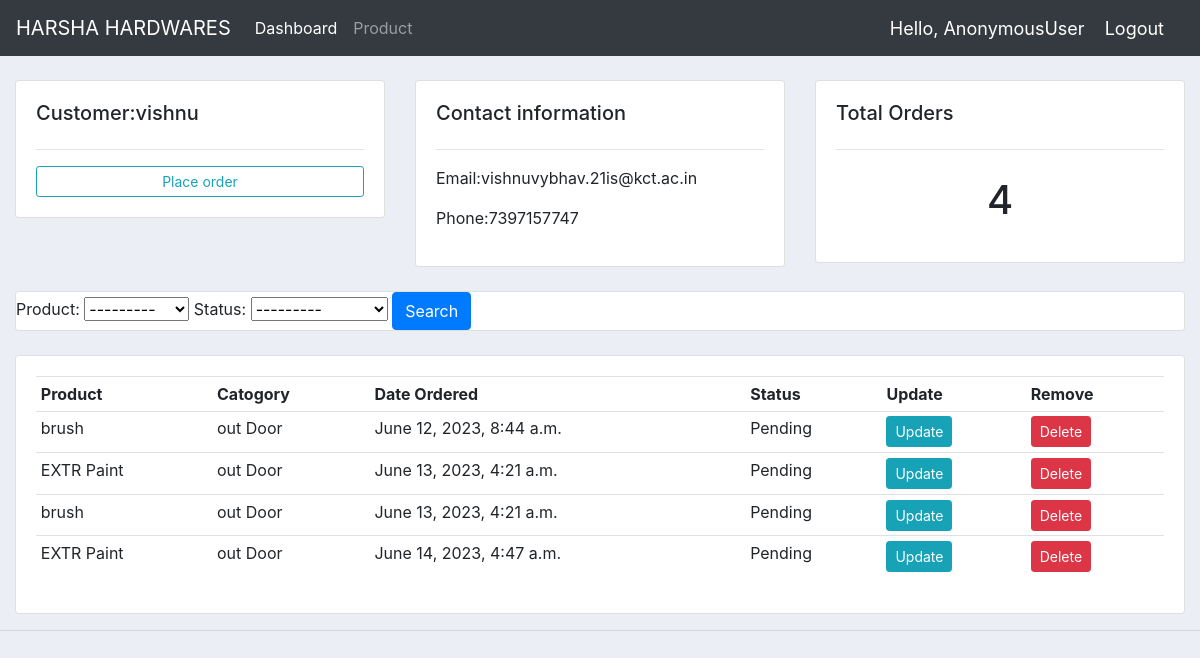
Page /customer/8/ on the committed database.
### login/models.py (models this page shows, shortened)
class customer(models.Model):
    user = models.OneToOneField(User,null=True,on_delete=models.CASCADE)
    name=models.CharField(max_length=200,null=True);
    phone=models.CharField(max_length=200,null=True);
    email=models.EmailField(max_length=200,null=True);
    date_created=models.DateTimeField(auto_now_add=True)

class order(models.Model):
    STATUS=(
           ('Pending','Pending'),
           ('out for delivery','out for delivery'),
           ('Delivered','Delivered'),
           )
    customer=models.ForeignKey(customer,null=True,on_delete=models.SET_NULL)
    product=models.ForeignKey(product,null=True,on_delete=models.SET_NULL)
    Date_created=models.DateTimeField(auto_now_add=True,null=True);
    status=models.CharField(max_length=200,null=True,choices=STATUS)

class product(models.Model):
    CATEGORY=(
        ('Indoor','Indoor'),
        ('out Door','out Door'),
    )
    name=models.CharField(max_length=200,null=True);
    price=models.FloatField(max_length=200,null=True);
    category=models.CharField(max_length=200,null=True,choices=CATEGORY);
    description=models.CharField(max_length=200,null=True,blank=True);
    Date_created=models.DateTimeField(auto_now_add=True,null=True);
    tag=models.ManyToManyField(tag)
    def __str__(self):
        return self.name

### login/views.py (the view)
# urls.py: path('customer/<str:id>/',views.customers,name='customer'),
def customers(request,id):
    customer1 = customer.objects.get(id = id)
    orders1 = customer1.order_set.all()
    order_count=orders1.count()
    myfilter = orderfilter(request.GET,queryset=orders1)
    orders1= myfilter.qs
    context = {'customer1':customer1,'orders1':orders1,'order_count':order_count,'myfilter':myfilter}
    return render(request,'accounts/customer.html',context)

### login/templates/accounts/customer.html
{% extends 'accounts/main.html'%}
{%block content%}
<br>
<div class="row">
        <div class="col-md">
            <div class="card card-body">
                 <h5>Customer:{{customer1.name}}</h5>
                <hr>
                <a class="btn btn-outline-info btn-sm btn-block" href="{%url 'order' customer1.id %}">Place order</a>
            </div>
        </div>
        <div class="col-md">
            <div class="card card-body">
                <h5>Contact information</h5>
                <hr>
                <p>Email:{{customer1.email}}</p>
                <p>Phone:{{customer1.phone}}</p>
            </div>
        </div>
        <div class="col-md">
            <div class="card card-body">
                <h5>Total Orders</h5>
                <hr>
               <h1 style="text-align: center;padding: 10px">{{order_count}}</h1>
            </div>
        </div>
</div>
<br>
<div class="row">
    <div class="col">
        <div class="card card body" >
            <form method="get">
                {{myfilter.form}}
                <button class="btn btn-primary" type="submit">Search</button>
            </form>
            </div>
          </div>
</div>
<br>
<div class="row">
        <div class="col-md">
            <div class="card card-body">
                    <table class="table table-sm">
                        <tr>
                            <th>Product</th>
                            <th>Catogory</th>
                            <th>Date Ordered</th>
                            <th>Status</th>
                            <th>Update</th>
                            <th>Remove</th>
                        </tr>
                            {% for order in orders1 %}
                            <tr>
                              <td>{{order.product}}</td>
                              <td>{{order.product.category}}</td>
                              <td>{{order.Date_created}}</td>
                              <td>{{order.status}}</td>
                              <td><a class="btn btn-sm btn-info" href="{%url 'update_order' order.id %}">Update</a></td>
                              <td><a class="btn btn-sm btn-danger" href="{%url 'delete_order' order.id %}">Delete</a></td>
                            </tr>
                            {% endfor %}
                    </table>
                </div>
            </div>
        </div>
{%endblock%}

### login/templates/accounts/main.html (style rules this page uses)
body { background-color:#ebeff5; }

### rows in the picture
customer: name "vishnu", email "vishnuvybhav.21is@kct.ac.in", phone "7397157747"
order: product "brush", product.category "out Door", Date_created "June 12, 2023, 8:44 a.m.", status "Pending"
order: product "EXTR Paint", product.category "out Door", Date_created "June 13, 2023, 4:21 a.m.", status "Pending"
order: product "brush", product.category "out Door", Date_created "June 13, 2023, 4:21 a.m.", status "Pending"
order: product "EXTR Paint", product.category "out Door", Date_created "June 14, 2023, 4:47 a.m.", status "Pending"

### other values in the picture
{{ request.user }} "AnonymousUser"
{{ order_count }} "4"
